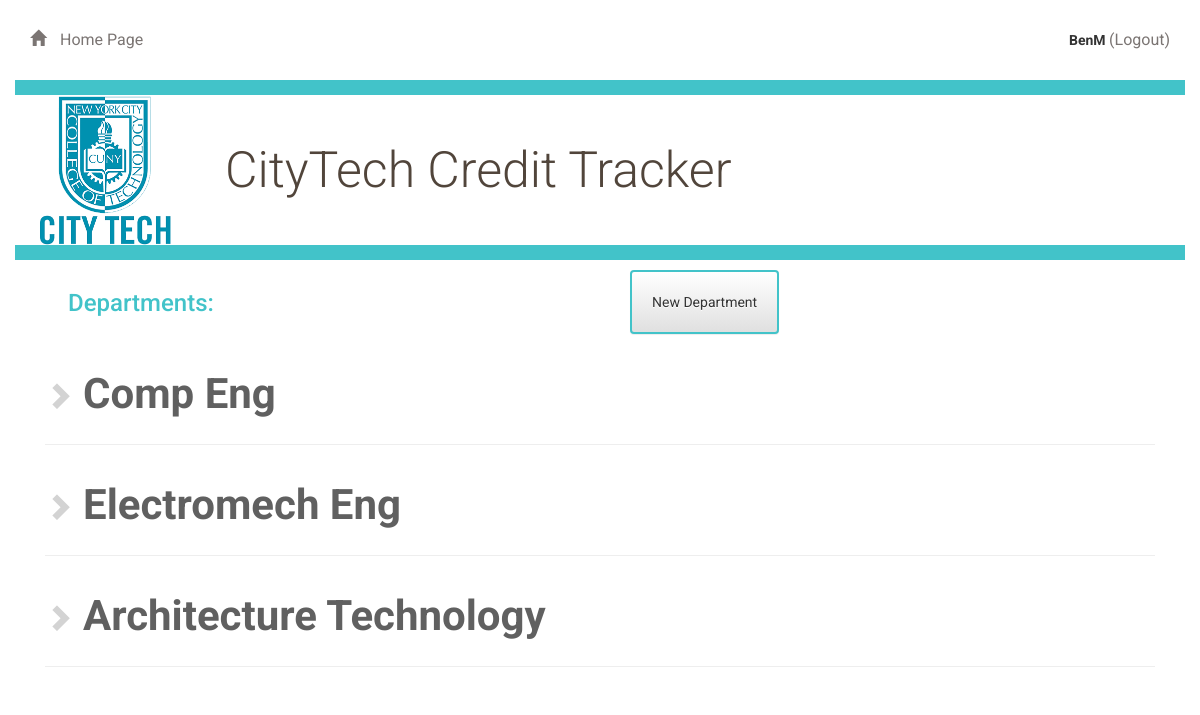
Page /depts (signed in) on the committed database.
### app/models.py (models this page shows, shortened)
class User(UserMixin, db.Model):
    __tablename__ = 'user'
    id = db.Column(db.Integer, primary_key=True)
    first_name = db.Column(db.String(64))
    middle_name = db.Column(db.String(64))
    last_name = db.Column(db.String(120))
    email = db.Column(db.String(120), index=True, unique=True)
    username = db.Column(db.String(64), index=True, unique=True)
    password_hash = db.Column(db.String(128))
    role_id = db.Column(db.Integer, db.ForeignKey('role.id'))
    advisor_id = db.Column(db.Integer, db.ForeignKey('user.id'))  # Advisor ID
    advisees = db.relationship('User', backref=db.backref('advisor', remote_side=[id]))

class Departments(UserMixin, db.Model):
    id = db.Column(db.Integer, primary_key=True)
    code = db.Column(db.String(8), nullable=False)
    name = db.Column(db.String(50), nullable=False)
    progs = db.relationship('Programs', backref='dept')
    course_depts = db.relationship('Courses', backref='dept')
    schools = db.Column(db.Integer, db.ForeignKey('schools.id'))

### app/routes.py (the view)
@app.route('/depts')
def deptDashboard():
    courses = Courses.query.all()
    depts = Departments.query.all()
    pros = Programs.query.all()
    return render_template('departments_dashboard.html', courses = courses, depts = depts)

### app/models.py (called while the page is built)
@login.user_loader
def load_user(id):
    return User.query.get(int(id))

### app/templates/departments_dashboard.html (shortened to what this page needs)
{% extends "base.html" %}
{% block content %}
{% include "header.html" %}
<div class="container padding-top padding-bottom">
	<div class="col-md-6 col-xs-6"><section class="detail-dash-title"><h3>Departments:</h3></section></div>
	<div class="col-md-6 col-xs-6">
		<a href="{{ url_for('createDeptForm') }}" >
			<button class="btn btn-default button-dept">
				  New Department
			</button>
		</a>
	</div>
</div>
<div class="col-md-12 padding-top">
		{% if depts %}
			{% for dept in depts %}
				<a href = "{{ url_for('deptDetail', dept_id = dept.id)}}">
					<div class="padding-top">
						<i class="glyphicon glyphicon-chevron-right" ></i><span class="dept-dash-names">{{dept.name}}</span>
						<hr />
					</div>
				</a>
			{% endfor %}
		{% else %}
			<h3>Currently they're no Departments created. Please click on create Department. </h3>
		{% endif %}
	</div>
{% endblock %}

### app/templates/header.html (shortened to what this page needs)
<div class="row top-menu">
	<div class="col-md-6 col-xs-6">
		<a href="{{url_for('creditDashboard')}}">
			<span class="glyphicon glyphicon-home" aria-hidden="true"></span> Home Page
		</a>
	</div>
	<div class="col-md-6 col-xs-6">
		<div class="login">
			{% if current_user.is_anonymous %}
			<a href="{{url_for('login')}}" >
			  <span class="glyphicons glyphicons-parents" aria-hidden="true" ></span> Login
			</a>
			|
			<a href="{{url_for('userSignup')}}" >
			  <span class="glyphicons glyphicons-parents" aria-hidden="true" ></span> Signup
			</a>
			{% else %}
				<span>
						{{current_user.username}}
				</span>
			  <a href="{{url_for('logout')}}" >
			     (Logout)
			  </a>
			{% endif %}
		</div>
	</div>
</div>
<div>
	<div class="row divider blue">
		<div class="col-md-12"></div>
	</div>
	<div class="row banner main">
		<div class="col-md-2 col-xs-5 citytech-logo"><img src="/static/citytech_logo.png" alt="CityTech Logo" height='150px'></div>
		<div class="col-md-10 col-xs-7 ">
			<h1 class="header-title">CityTech Credit Tracker</h1>
		</div>
	</div>
	<div class="row divider blue">
		<div class="col-md-12"></div>
	</div>
</div>

### app/static/styles.css (style rules this page uses)
* { font-family: "Helvetica Neue Bold", Roboto, Helvetica, Arial, sans-serif; font-weight: 700; }
h1 { font-family: "Helvetica Neue Light", Roboto, Helvetica, Arial, sans-serif; font-size: 50px; color: #51453B; line-height: 60px; font-weight: 300; }
section { float: right; margin: 0 1.5%; margin-right: 50%; }
.padding-top { padding-top: 10px; }
.padding-bottom { padding-bottom: 10px; }
.glyphicon-chevron-right { color: #D3D3D3 !important; font-size: 2em; }
.dept-dash-names { font-size: 3em; color: #606060; }
.detail-dash-title { display: inline-block; float: left; color: #42C3C9; font-weight: 400; }
.btn { padding: 20px; margin: 0; border-color: #42C3C9; border-width: 2px; text-decoration: none; }
.glyphicon { margin-right: 10px; }
.top-menu { padding-top: 30px; padding-bottom: 30px; }
.top-menu a { margin-bottom: 0; line-height: 16px; font-size: 16px; color: #7B7573; font-weight: 400; }
.divider { height: 15px; }
.divider.blue { background-color: #42C3C9; }
.banner.main { height: 150px; background-position: right; background-repeat: no-repeat; background-size: cover; word-wrap: break-word; }
.banner h1 { margin: 45px 0; }
.login { position: relative; float: right; margin-right: 0; }

### rows in the picture
User: username "BenM"
Departments: name "Comp Eng"
Departments: name "Electromech Eng"
Departments: name "Architecture Technology"
